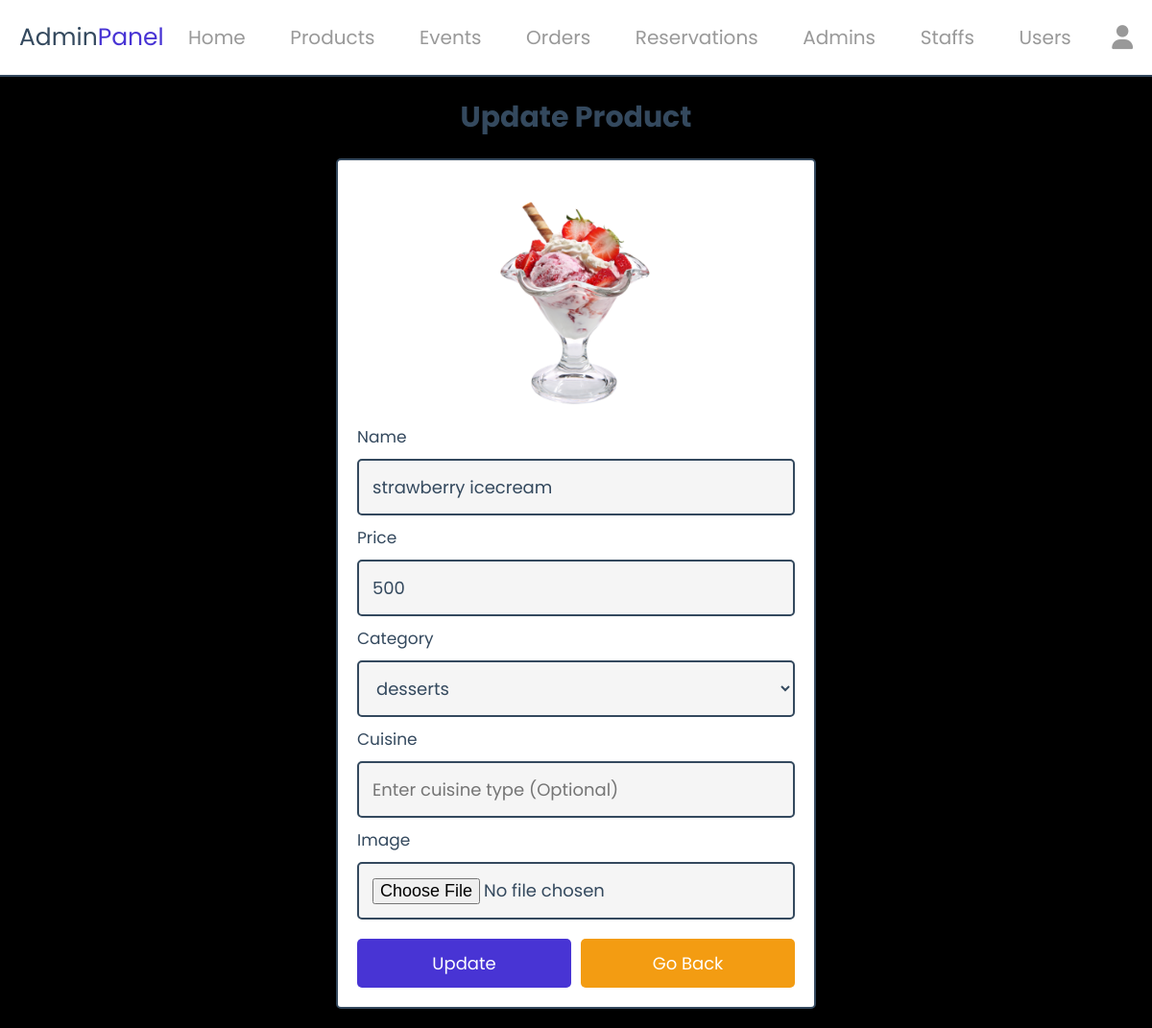
The page /admin/update_product.php?update=18 (signed in) on the database its author committed.
### tables this page shows
CREATE TABLE `products` (
  `id` int(11) NOT NULL,
  `cuisine` varchar(50) NOT NULL,
  `category` varchar(50) NOT NULL,
  `name` varchar(50) NOT NULL,
  `price` int(11) NOT NULL,
  `image` varchar(50) NOT NULL,
  `hero_slider` tinyint(1) NOT NULL
);

### admin/update_product.php (the view, shortened to what this page needs)
<?php
   include('../db/database.php');
?>
<!DOCTYPE html>
<html lang="en">
<head>
   <link rel="stylesheet" href="https://cdnjs.cloudflare.com/ajax/libs/font-awesome/6.1.1/css/all.min.css">
   <link rel="stylesheet" href="../css/admin_style.css">
</head>
<body>
   <?php include '../components/admin_header.php' ?>
   <section class="update-product">
      <h1 class="heading">update product</h1>
      <?php
         $update_id = $_GET['update'];
         $show_products = $conn->prepare("SELECT * FROM products WHERE id = ?");
         $show_products->execute([$update_id]);
         if($show_products->rowCount() > 0){
            $fetch_products = $show_products->fetch(PDO::FETCH_ASSOC)
      ?>
            <form action="" method="POST" enctype="multipart/form-data">
               <img src="../uploaded images/<?= $fetch_products['image']; ?>" alt="">
               <span>Name</span>
               <input type="text" required placeholder="Enter product name" name="name" maxlength="50" class="box" value="<?= $fetch_products['name']; ?>">
               <span>Price</span>
               <input type="number" min="50" max="99999" required placeholder="Enter product price" name="price" onkeypress="if(this.value.length == 5) return false;" class="box" value="<?= $fetch_products['price']; ?>">
               <span>Category</span>
               <select name="category" class="box" required>
                  <option selected value="<?= $fetch_products['category']; ?>"><?= $fetch_products['category']; ?></option>
               </select>
               <span>Cuisine</span>
               <input type="text" placeholder="Enter cuisine type (Optional)" name="cuisine" maxlength="50" class="box" value="<?= $fetch_products['cuisine']; ?>">
               <span>Image</span>
               <input type="file" name="image" class="box" accept="image/jpg, image/jpeg, image/png, image/webp">
               <div class="flex-btn">
                  <input type="submit" value="update" class="btn" name="update">
                  <a href="products.php" class="option-btn">go back</a>
               </div>
            </form>
      <?php
         }else{
            echo '<p class="empty">No products added yet!</p>';
         }
      ?>
   </section>
</body>
</html>

### CSS/admin_style.css (style rules this page uses)
:root { --blue-color:#4834d4; --red:#e74c3c; --orange:#f39c12; --black:#34495e; --light-bg:#f5f5f5; --light-color:#999; --green: #00ff59; --border:.2rem solid var(--black); --box-shadow:0 .5rem 1rem rgba(0,0,0,.1); }
* { font-family: 'poppins', sans-serif; margin:0; padding:0; box-sizing: border-box; text-decoration: none; outline: none; border:none; }
html { font-size: 62.5%; overflow-x: hidden; }
body { background-color: black; }
section { max-width: 1200px; margin:0 auto; padding:2rem; }
.btn, .delete-btn, .option-btn, .hero-btn { display: block; margin-top: 1rem; border-radius: .5rem; cursor: pointer; width: 100%; font-size: 1.8rem; color: #fff; padding:1.2rem 3rem; text-transform: capitalize; text-align: center; }
.btn { background-color: var(--blue-color); }
.option-btn { background-color: var(--orange); }
.flex-btn { display: flex; gap:1rem; }
.heading { text-align: center; margin-bottom: 2rem; text-transform: capitalize; color:var(--black); font-size: 3rem; }
.update-product form { margin:0 auto; max-width: 50rem; background-color: #fff; border-radius: .5rem; box-shadow: var(--box-shadow); border:var(--border); padding:2rem; }
.update-product form img { height: 25rem; width: 100%; object-fit: contain; }
.update-product form .box { background-color: var(--light-bg); border:var(--border); width: 100%; padding:1.4rem; font-size: 1.8rem; color:var(--black); border-radius: .5rem; margin: 1rem 0; }
.update-product form span { font-size: 1.7rem; color:var(--black); }

### rows shown on the page
products: image (picture), name "strawberry icecream", price "500", category "desserts"
